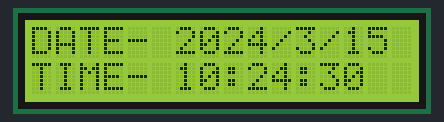
A sketch run on a simulated Arduino Uno, built with avr-gcc and run on an emulated ATmega328P. On the bench: 16×2 character LCD. The local clock reads 2024-03-15 10:24:30 at power-on unless the sketch sets it; what the sketch prints to the serial monitor is not drawn.

Above: at 0.1 s.
At 4.2 s:
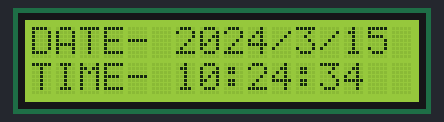
At 9.2 s:
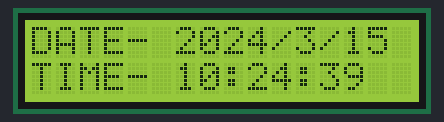
At 19.3 s:
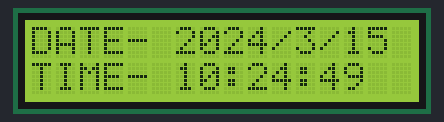
At 28.3 s:
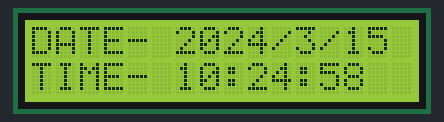
At 38.4 s:
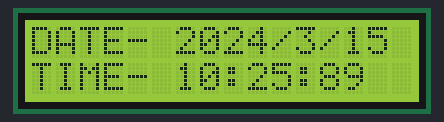

The sketch:

RTC___LCD___.ino
```cpp
#include <LiquidCrystal.h>
#include <Wire.h>
#include "RTClib.h"

LiquidCrystal lcd(4,5,6,7,8,9);
RTC_DS1307 rtc;

char daysOfTheWeek[7][12] = {"Sunday", "Monday", "Tuesday", "Wednesday", "Thursday", "Friday", "Saturday"};

void setup() {
  while (!Serial);

  Serial.begin(57600);
  lcd.begin(16, 2);
  if (! rtc.begin()) {
    Serial.println("Couldn't find RTC");
    while (1);
  }

  if (! rtc.isrunning()) {
    Serial.println("RTC is NOT running!");

}
}

void loop() {


  DateTime now = rtc.now();

    lcd.setCursor(0,0);
    lcd.print("DATE- ");
    Serial.print(now.year(), DEC);
    lcd.print(now.year(), DEC);
    Serial.print('/');
    lcd.print('/');
    Serial.print(now.month(), DEC);
    lcd.print(now.month(), DEC);
    Serial.print('/');
    lcd.print('/');
    Serial.print(now.day(), DEC);
    lcd.print(now.day(), DEC);
    Serial.print(" (");

    Serial.print(daysOfTheWeek[now.dayOfTheWeek()]);
    Serial.print(") ");
    lcd.setCursor(0,1);
    lcd.print("TIME- ");
    Serial.print(now.hour(), DEC);
    lcd.print(now.hour(), DEC);
    Serial.print(':');
    lcd.print(':');
    Serial.print(now.minute(), DEC);
    lcd.print(now.minute(), DEC);
    Serial.print(':');
    lcd.print(':');
    Serial.print(now.second(), DEC);
    lcd.print(now.second(), DEC);
    Serial.println();


    delay(1000);

}
```

Measured:
- what the display in image 1 shows lasts 1.0 s, from 4.1 s to 5.1 s
